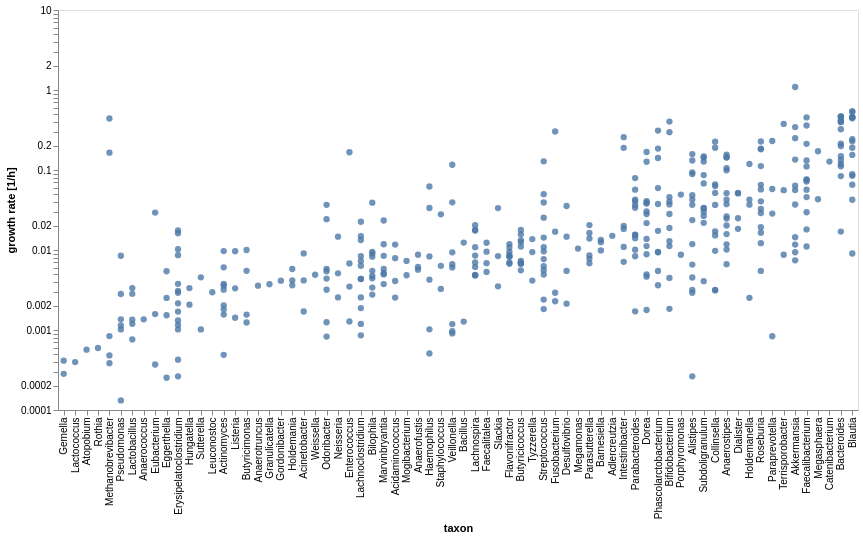

Write a Vega-Lite specification for this figure.
### Vega-Lite specification from a JSON file in a GitHub repository (floating-point values rounded to 4 significant figures; data arrays with more than 128 entries replaced by an {"elided": "..."} marker saying what was removed)
{"$schema": "https://vega.github.io/schema/vega-lite/v5.json", "width": 800, "height": 400, "data": {"values": {"elided": "406 records"}}, "mark": {"type": "point", "filled": true, "size": 40, "tooltip": {"content": "data"}}, "encoding": {"y": {"field": "growth_rate", "type": "quantitative", "scale": {"type": "log"}, "axis": {"title": "growth rate [1/h]", "grid": false}}, "x": {"field": "taxon", "type": "nominal", "sort": {"op": "median", "field": "growth_rate"}, "axis": {}}, "color": {}, "opacity": {"value": 0.8}}}
